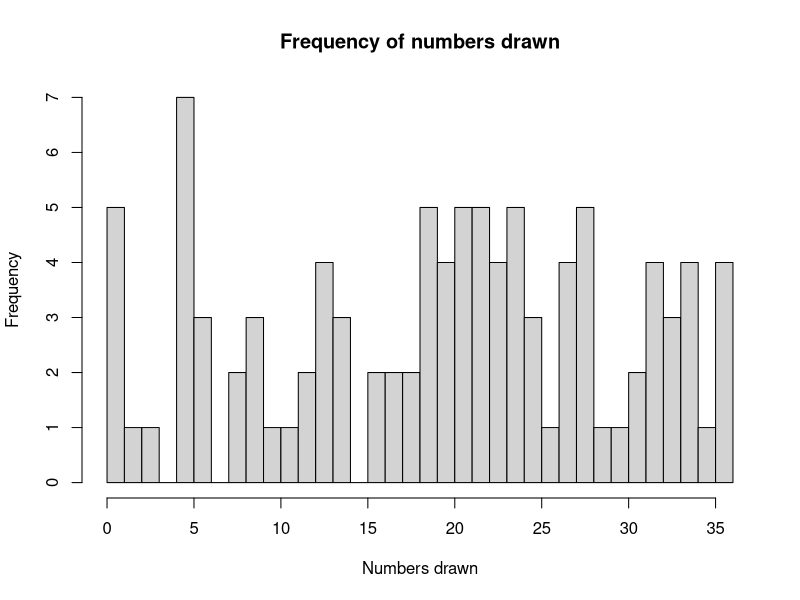

R code for this plot:
#roulette

set.seed(1)
drawn = sample(0:36, 100, replace = T)
hist(drawn, main = "Frequency of numbers drawn",
     xlab = "Numbers drawn", breaks=37)
buildDf = function(howmany) {
  Matrix=matrix(rep(0, howmany * 14), nrow=howmany,ncol=14)
  DF=data.frame(Matrix)
  names(DF)=c("number","position","isRed","isBlack",
              "isOdd","isEven","is1to18","is19to36","is1to12",
              "is13to24","is25to36","isCol1","isCol2","isCol3")
  return(DF)
}

attributes = function(howmany,Seed=9999) {
  if (Seed != 9999) set.seed(Seed)
  DF = buildDf(howmany)
  drawn = sample(0:36, howmany, replace = T)
  DF$number=drawn
  numbers = c(0, 32, 15, 19, 4, 21, 2, 25, 17, 34, 6, 27,
              13, 36, 11, 30, 8, 23, 10, 5, 24, 16, 33, 1, 20, 14,
              31, 9, 22, 18, 29, 7, 28, 12, 35, 3, 26)
  for (i in 1:nrow(DF)){
    DF$position[i]= match(DF$number[i],numbers)
    if (DF$number[i] != 0) { if (DF$position[i]%%2) {
      DF$isBlack[i] = 1} else {DF$isRed[i] = 1}
      if (DF$number[i]%%2) { DF$isOdd[i]=1}
      else {DF$isEven[i]=1}
      if (DF$number[i] <= 18){ DF$is1to18[i]=1}
      else { DF$is19to36[i]=1}
      if(DF$number[i] <= 12){ DF$is1to12[i]=1}
      else if (DF$number[i]<25) { DF$is13to24[i] = 1}
      else { DF$is25to36[i] = 1}
      if(!(DF$number[i]%%3)){ DF$isCol3[i] = 1}
      else if ((DF$number[i] %% 3 ) == 2) {
        DF$isCol2[i] = 1}
      else { DF$isCol1[i] = 1}
    }
  }
  return(DF)
}

Data=attributes(1000,2)
